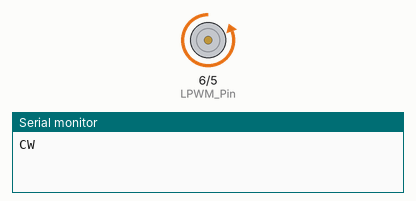
Simulated run of this sketch. Board: Arduino Uno, built with avr-gcc and run on an emulated ATmega328P. Parts: motor-driver pin pairs drawn as motors (green arrow = first pin HIGH = forward, orange = second pin HIGH = backward, longer = more drive), the last lines printed to the serial monitor.

Above: at 1.0 s.
At 3.0 s:
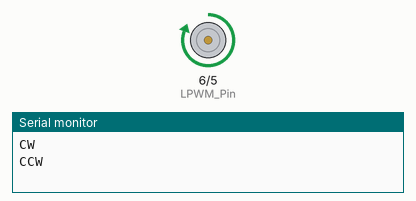
Timing chart, 0 to 5.2 s (numbered marks = the images above):
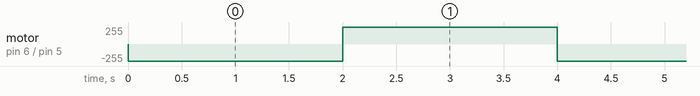

Measured:
- by itself, motor on pin 6 (LPWM_Pin) / pin 5 (RPWM_Pin): alternates forward 255/255 for 2.0 s and backward 255/255 for 2.0 s

The sketch:

sketch_jan12a.ino
```cpp
#define RPWM_Pin 5
#define LPWM_Pin 6


void setup() {
 Serial.begin(9600);
pinMode(RPWM_Pin,OUTPUT);
pinMode(LPWM_Pin,OUTPUT);
}

void loop() {
  // not working
digitalWrite(RPWM_Pin,1);
digitalWrite(LPWM_Pin,0);
Serial.println("CW");
delay(2000);
digitalWrite(RPWM_Pin,0);
digitalWrite(LPWM_Pin,1);
Serial.println("CCW");
delay(2000);
}
```
